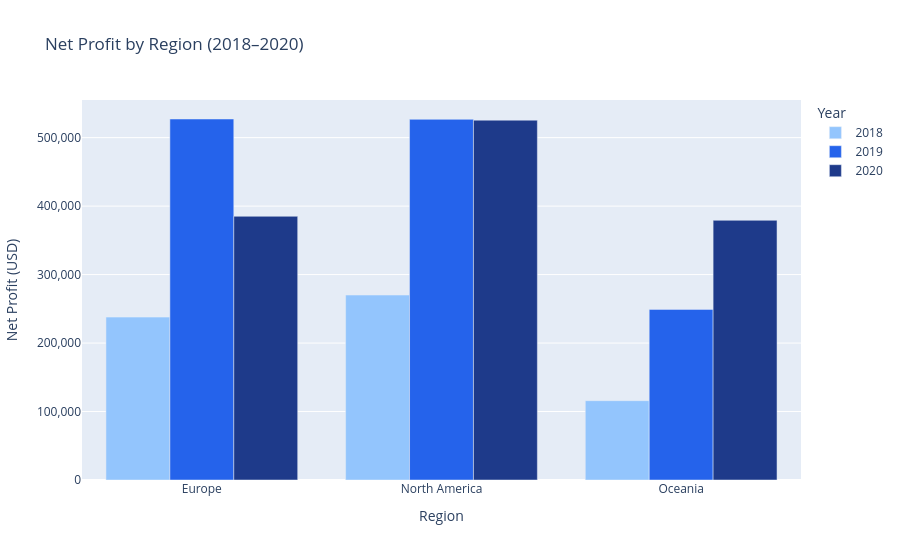

This figure's notebook cell:
### Markdown cell above
### Bar Chart P&L by Region

### Code cell
reg_pivot = regional.groupby(['Year', 'Region', 'SubClass'])['Amount'].sum().reset_index()
reg_pivot = reg_pivot.groupby(['Year', 'Region'])['Amount'].sum().reset_index()
reg_pivot.columns = ['Year', 'Region', 'Net Profit']
reg_pivot['Year'] = reg_pivot['Year'].astype(str)


fig = px.bar(
    reg_pivot,
    x='Region',
    y='Net Profit',
    color='Year',
    barmode='group',
    title='Net Profit by Region (2018–2020)',
    labels={'Net Profit': 'Net Profit (USD)', 'Region': 'Region'},
    color_discrete_sequence=['#93C5FD', '#2563EB', '#1E3A8A']
)

fig.update_layout(
    yaxis_tickformat=',.0f',
    hovermode='x unified',
    legend_title_text='Year'
)

fig.show()

### Figure 1 — Plotly figure (JSON) as saved in the notebook; plotly's stock layout.template omitted (floating-point values rounded to 4 significant figures)
{"data": [{"alignmentgroup": "True", "hovertemplate": "Year=2018<br>Region=%{x}<br>Net Profit (USD)=%{y}<extra></extra>", "legendgroup": "2018", "marker": {"color": "#93C5FD", "pattern": {"shape": ""}}, "name": "2018", "offsetgroup": "2018", "orientation": "v", "showlegend": true, "textposition": "auto", "type": "bar", "x": ["Europe", "North America", "Oceania"], "xaxis": "x", "y": [237899, 270106, 115851], "yaxis": "y"}, {"alignmentgroup": "True", "hovertemplate": "Year=2019<br>Region=%{x}<br>Net Profit (USD)=%{y}<extra></extra>", "legendgroup": "2019", "marker": {"color": "#2563EB", "pattern": {"shape": ""}}, "name": "2019", "offsetgroup": "2019", "orientation": "v", "showlegend": true, "textposition": "auto", "type": "bar", "x": ["Europe", "North America", "Oceania"], "xaxis": "x", "y": [527227, 526746, 249174], "yaxis": "y"}, {"alignmentgroup": "True", "hovertemplate": "Year=2020<br>Region=%{x}<br>Net Profit (USD)=%{y}<extra></extra>", "legendgroup": "2020", "marker": {"color": "#1E3A8A", "pattern": {"shape": ""}}, "name": "2020", "offsetgroup": "2020", "orientation": "v", "showlegend": true, "textposition": "auto", "type": "bar", "x": ["Europe", "North America", "Oceania"], "xaxis": "x", "y": [385145, 525527, 379273], "yaxis": "y"}], "layout": {"barmode": "group", "hovermode": "x unified", "legend": {"title": {"text": "Year"}, "tracegroupgap": 0}, "title": {"text": "Net Profit by Region (2018–2020)"}, "xaxis": {"anchor": "y", "domain": [0, 1], "title": {"text": "Region"}}, "yaxis": {"anchor": "x", "domain": [0, 1], "tickformat": ",.0f", "title": {"text": "Net Profit (USD)"}}}}
